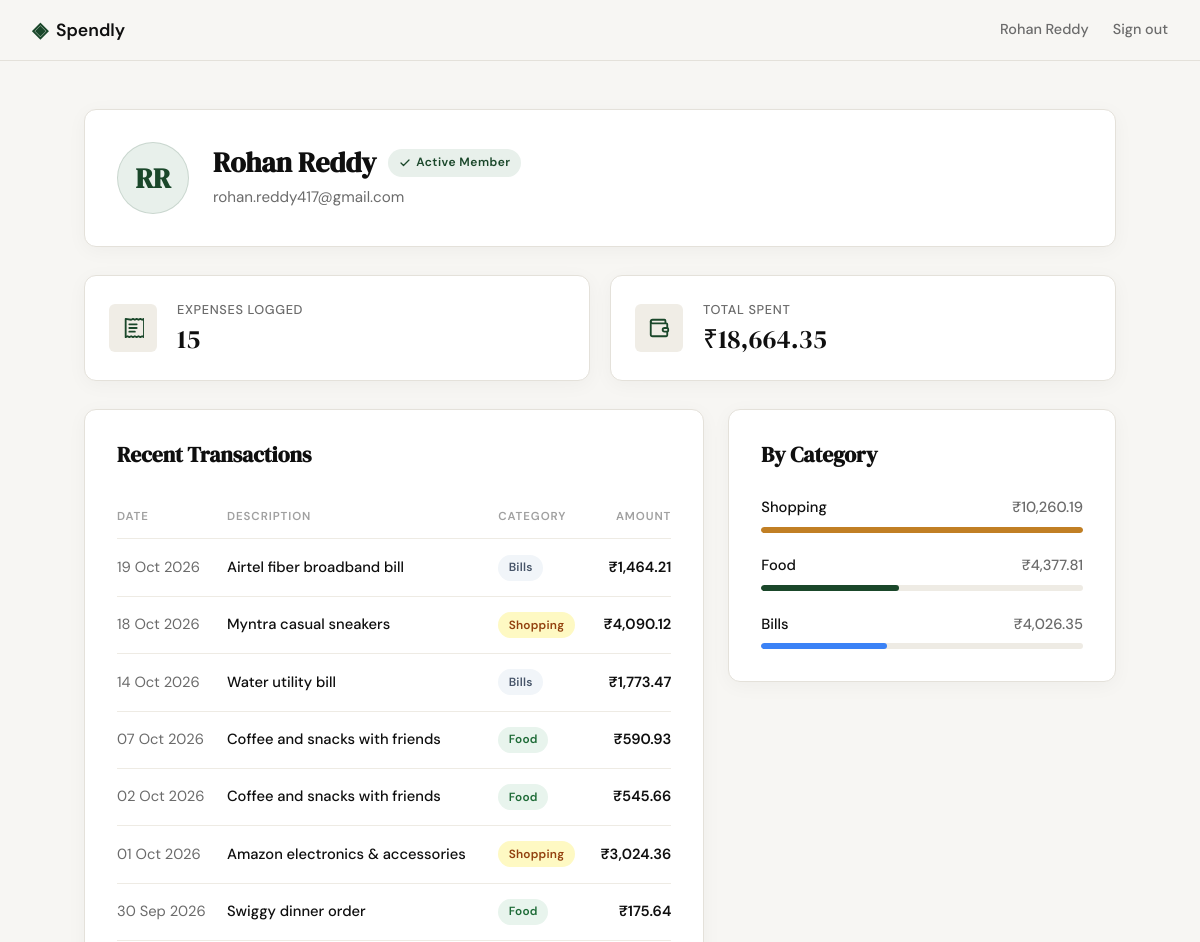
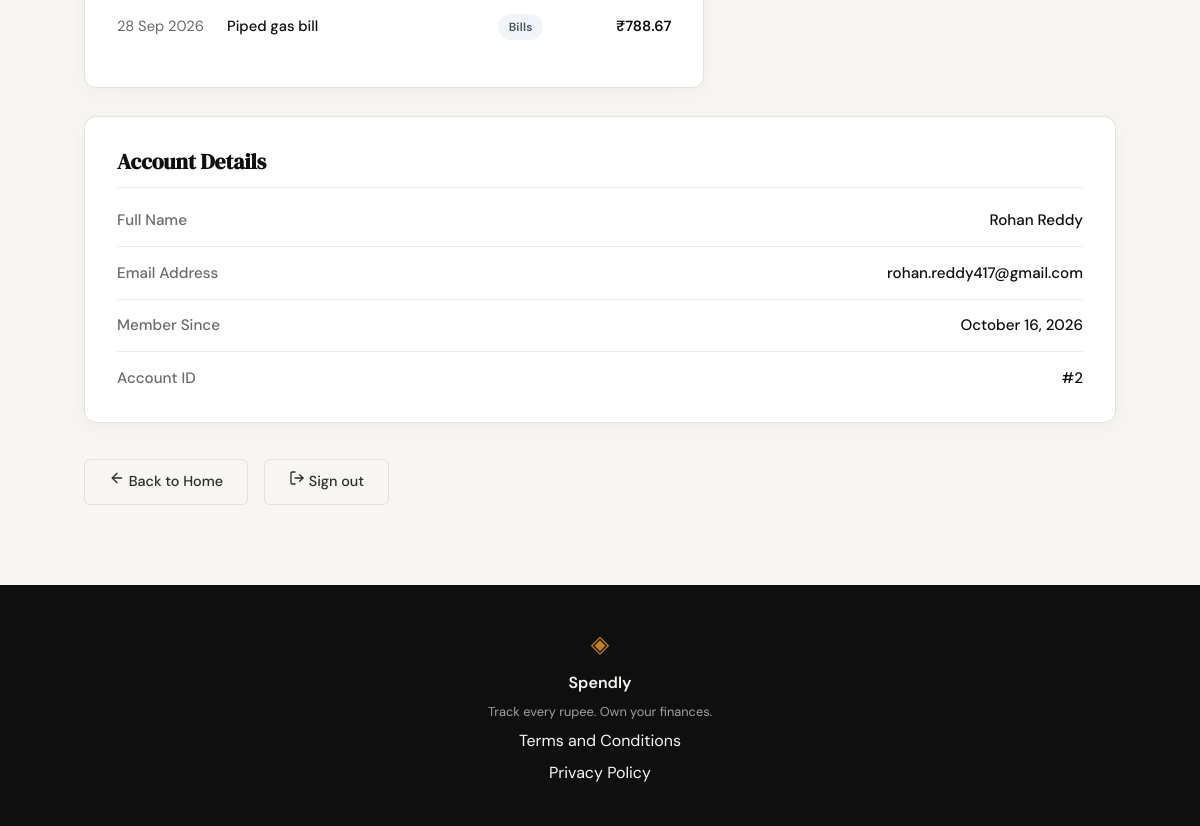
Screenshot of /profile (signed in) with the database file from the repository (2 pictures, top to bottom).
### tables this page shows
CREATE TABLE users (
                    id INTEGER PRIMARY KEY AUTOINCREMENT,
                    name TEXT NOT NULL,
                    email TEXT UNIQUE NOT NULL,
                    password_hash TEXT NOT NULL,
                    created_at TEXT DEFAULT (datetime('now'))
                );

CREATE TABLE expenses (
                    id INTEGER PRIMARY KEY AUTOINCREMENT,
                    user_id INTEGER NOT NULL,
                    amount REAL NOT NULL,
                    category TEXT NOT NULL CHECK (category IN (
                        'Food', 'Transport', 'Bills', 'Health', 'Entertainment', 'Shopping', 'Other'
                    )),
                    date TEXT NOT NULL,
                    description TEXT,
                    created_at TEXT DEFAULT (datetime('now')),
                    FOREIGN KEY (user_id) REFERENCES users (id) ON DELETE CASCADE
                );

### app.py (the view)
@app.route("/profile")
def profile():
    user_id = session.get("user_id")
    if not user_id:
        return redirect(url_for("login"))
    user = get_user_by_id(user_id)
    if not user:
        session.clear()
        return redirect(url_for("login"))
    name_parts = user["name"].strip().split()
    initials = (name_parts[0][0] + (name_parts[-1][0] if len(name_parts) > 1 else "")).upper() if name_parts else "U"
    member_since = format_member_since(user["created_at"])
    stats = get_user_stats(user_id)
    recent_expenses = get_recent_expenses(user_id, limit=8)
    category_spending = get_category_spending(user_id)
    return render_template(
        "profile.html",
        user=user,
        initials=initials,
        member_since=member_since,
        stats=stats,
        recent_expenses=recent_expenses,
        category_spending=category_spending,
    )

### app.py (called while the page is built)
def format_member_since(raw_date):
    if not raw_date:
        return "N/A"
    try:
        dt = datetime.strptime(str(raw_date)[:19], "%Y-%m-%d %H:%M:%S")
        return dt.strftime("%B %d, %Y")
    except Exception:
        try:
            dt = datetime.strptime(str(raw_date)[:10], "%Y-%m-%d")
            return dt.strftime("%B %d, %Y")
        except Exception:
            return str(raw_date)

def format_short_date(date_str):
    if not date_str:
        return ""
    try:
        dt = datetime.strptime(str(date_str)[:10], "%Y-%m-%d")
        return dt.strftime("%d %b %Y")
    except Exception:
        return str(date_str)

@app.template_filter("short_date")
def short_date_filter(date_str):
    return format_short_date(date_str)

### database/db.py (called while the page is built)
def get_db_path(db_path=None):
    if db_path is not None:
        return Path(db_path)
    if has_app_context() and current_app.config.get("DATABASE"):
        return Path(current_app.config["DATABASE"])
    return DEFAULT_DB_PATH

def get_db(db_path=None):
    target_path = get_db_path(db_path)
    conn = sqlite3.connect(target_path)
    conn.row_factory = sqlite3.Row
    conn.execute("PRAGMA foreign_keys = ON;")
    return conn

def get_user_by_id(user_id, db_path=None):
    if not user_id:
        return None
    conn = get_db(db_path)
    try:
        cursor = conn.cursor()
        cursor.execute("SELECT * FROM users WHERE id = ?;", (user_id,))
        return cursor.fetchone()
    finally:
        conn.close()

def get_user_stats(user_id, db_path=None):
    if not user_id:
        return {"total_count": 0, "total_amount": 0.0}
    conn = get_db(db_path)
    try:
        cursor = conn.cursor()
        cursor.execute(
            """
            SELECT
                COUNT(*) AS total_count,
                COALESCE(SUM(amount), 0.0) AS total_amount
            FROM expenses
            WHERE user_id = ?;
            """,
            (user_id,),
        )
        row = cursor.fetchone()
        if row:
            return {
                "total_count": int(row["total_count"]),
                "total_amount": float(row["total_amount"]),
            }
        return {"total_count": 0, "total_amount": 0.0}
    finally:
        conn.close()

### templates/profile.html (shortened to what this page needs)
{% extends "base.html" %}
{% block head %}
<link rel="stylesheet" href="{{ url_for('static', filename='css/profile.css') }}">
{% endblock %}
{% block content %}
<section class="profile-section">
    <div class="profile-container">
        <div class="profile-header-card">
            <div class="avatar-badge" aria-label="Avatar for {{ user['name'] }}">
                {{ initials }}
            </div>
            <div class="profile-meta">
                <div class="profile-header-top">
                    <h1 class="profile-name">{{ user['name'] }}</h1>
                    <span class="profile-badge">
                        <svg width="12" height="12" viewBox="0 0 24 24" fill="none" stroke="currentColor" stroke-width="2.5" stroke-linecap="round" stroke-linejoin="round" aria-hidden="true">
                            <polyline points="20 6 9 17 4 12"/>
                        </svg>
                        Active Member
                    </span>
                </div>
                <p class="profile-email">{{ user['email'] }}</p>
            </div>
        </div>
        <div class="profile-stats-grid">
            <div class="stat-card">
                <div class="stat-icon-wrapper">
                </div>
                <div class="stat-info">
                    <span class="stat-label">Expenses Logged</span>
                    <span class="stat-value">{{ stats.total_count }}</span>
                </div>
            </div>
            <div class="stat-card">
                <div class="stat-icon-wrapper">
                </div>
                <div class="stat-info">
                    <span class="stat-label">Total Spent</span>
                    <span class="stat-value">₹{{ '{:,.2f}'.format(stats.total_amount) }}</span>
                </div>
            </div>
        </div>
        <div class="profile-dashboard-grid">
            <div class="profile-card recent-transactions-card">
                <div class="card-title-row">
                    <h2 class="section-card-title">Recent Transactions</h2>
                </div>
                {% if recent_expenses %}
                <div class="table-responsive">
                    <table class="transactions-table">
                        <thead>
                            <tr>
                                <th scope="col" class="th-date">DATE</th>
                                <th scope="col" class="th-desc">DESCRIPTION</th>
                                <th scope="col" class="th-cat">CATEGORY</th>
                                <th scope="col" class="th-amt">AMOUNT</th>
                            </tr>
                        </thead>
                        <tbody>
                            {% for exp in recent_expenses %}
                            <tr>
                                <td class="td-date">{{ exp['date'] | short_date }}</td>
                                <td class="td-desc">{{ exp['description'] or exp['category'] }}</td>
                                <td class="td-cat">
                                    <span class="cat-pill cat-{{ exp['category'].lower() }}">{{ exp['category'] }}</span>
                                </td>
                                <td class="td-amt">₹{{ '{:,.2f}'.format(exp['amount']) }}</td>
                            </tr>
                            {% endfor %}
                        </tbody>
                    </table>
                </div>
                {% else %}
                <div class="empty-state">
                    <p class="empty-text">No expenses logged yet.</p>
                </div>
                {% endif %}
            </div>
            <div class="profile-card by-category-card">
                <div class="card-title-row">
                    <h2 class="section-card-title">By Category</h2>
                </div>
                {% if category_spending %}
                <div class="category-breakdown-list">
                    {% for cat in category_spending %}
                    <div class="category-breakdown-item">
                        <div class="cat-item-header">
                            <span class="cat-item-name">{{ cat['category'] }}</span>
                            <span class="cat-item-amount">₹{{ '{:,.2f}'.format(cat['total_amount']) }}</span>
                        </div>
                        <div class="cat-bar-track">
                            <div class="cat-bar-fill bar-{{ cat['category'].lower() }}" style="width: {{ cat['relative_pct'] }}%;"></div>
                        </div>
                    </div>
                    {% endfor %}
                </div>
                {% else %}
                <div class="empty-state">
                    <p class="empty-text">No category spending yet.</p>
                </div>
                {% endif %}
            </div>
        </div>
        <div class="profile-card profile-details-card">
            <h2 class="section-card-title details-header">Account Details</h2>
            <div class="details-list">
                <div class="details-row">
                    <span class="details-key">Full Name</span>
                    <span class="details-val">{{ user['name'] }}</span>
                </div>
                <div class="details-row">
                    <span class="details-key">Email Address</span>
                    <span class="details-val">{{ user['email'] }}</span>
                </div>
                <div class="details-row">
                    <span class="details-key">Member Since</span>
                    <span class="details-val">{{ member_since }}</span>
                </div>
                <div class="details-row">
                    <span class="details-key">Account ID</span>
                    <span class="details-val">#{{ user['id'] }}</span>
                </div>
            </div>
        </div>
        <div class="profile-actions">
            <a href="{{ url_for('landing') }}" class="btn-ghost">
                <svg width="16" height="16" viewBox="0 0 24 24" fill="none" stroke="currentColor" stroke-width="2" stroke-linecap="round" stroke-linejoin="round" aria-hidden="true">
                    <path d="m12 19-7-7 7-7"/>
                    <path d="M19 12H5"/>
                </svg>
                Back to Home
            </a>
            <a href="{{ url_for('logout') }}" class="btn-ghost">
                <svg width="16" height="16" viewBox="0 0 24 24" fill="none" stroke="currentColor" stroke-width="2" stroke-linecap="round" stroke-linejoin="round" aria-hidden="true">
                    <path d="M9 21H5a2 2 0 0 1-2-2V5a2 2 0 0 1 2-2h4"/>
                    <polyline points="16 17 21 12 16 7"/>
                    <line x1="21" x2="9" y1="12" y2="12"/>
                </svg>
                Sign out
            </a>
        </div>
    </div>
</section>
{% endblock %}

### templates/base.html (shortened to what this page needs)
<!DOCTYPE html>
<html lang="en">
<head>
    <link rel="stylesheet" href="{{ url_for('static', filename='css/style.css') }}">
    {% block head %}{% endblock %}
</head>
<body>
    <nav class="navbar">
        <div class="nav-inner">
            <a href="{{ url_for('landing') }}" class="nav-brand">
                <span class="brand-icon">◈</span>
                <span class="brand-name">Spendly</span>
            </a>
            <div class="nav-links">
                {% if session.get('user_id') %}
                    <a href="{{ url_for('profile') }}" class="nav-user">{{ session.get('user_name') }}</a>
                    <a href="{{ url_for('logout') }}">Sign out</a>
                {% else %}
                    <a href="{{ url_for('login') }}">Sign in</a>
                    <a href="{{ url_for('register') }}" class="nav-cta">Get started</a>
                {% endif %}
            </div>
        </div>
    </nav>
    <main class="main-content">
        {% block content %}{% endblock %}
    </main>
    <footer class="footer">
        <div class="footer-inner">
            <span class="brand-icon">◈</span>
            <span class="footer-name">Spendly</span>
            <p class="footer-copy">Track every rupee. Own your finances.</p>
            <a href="/terms">Terms and Conditions</a>
            <a href="/privacy">Privacy Policy</a>
        </div>
    </footer>
</body>
</html>

### static/css/style.css (style rules this page uses)
:root { --ink: #0f0f0f; --ink-soft: #2d2d2d; --ink-muted: #6b6b6b; --ink-faint: #a0a0a0; --paper: #f7f6f3; --paper-warm: #f0ede6; --paper-card: #ffffff; --accent: #1a472a; --accent-light: #e8f0eb; --accent-2: #c17f24; --accent-2-light: #fdf3e3; --danger: #c0392b; --danger-light: #fdecea; --border: #e4e1da; --border-soft: #eeebe4; --font-display: 'DM Serif Display', Georgia, serif; --font-body: 'DM Sans', system-ui, sans-serif; --max-width: 1200px; --auth-width: 440px; --radius-sm: 6px; --radius-md: 12px; --radius-lg: 20px; }
*, *::before, *::after { box-sizing: border-box; margin: 0; padding: 0; }
html { font-size: 16px; scroll-behavior: smooth; }
body { background: var(--paper); color: var(--ink); font-family: var(--font-body); font-size: 1rem; line-height: 1.6; -webkit-font-smoothing: antialiased; }
a { color: inherit; text-decoration: none; }
.navbar { position: sticky; top: 0; z-index: 100; background: var(--paper); border-bottom: 1px solid var(--border); padding: 0 2rem; }
.nav-inner { max-width: var(--max-width); margin: 0 auto; height: 60px; display: flex; align-items: center; justify-content: space-between; }
.nav-brand { display: flex; align-items: center; gap: 0.5rem; font-family: var(--font-body); font-weight: 600; font-size: 1.1rem; color: var(--ink); }
.brand-icon { color: var(--accent); font-size: 1.3rem; }
.brand-name { color: var(--ink); }
.nav-links { display: flex; align-items: center; gap: 1.5rem; font-size: 0.9rem; font-weight: 500; }
.nav-links a { color: var(--ink-muted); transition: color 0.2s; }
.nav-user { color: var(--ink); font-weight: 500; }
.main-content { min-height: calc(100vh - 60px - 100px); }
.btn-ghost { display: inline-block; background: transparent; color: var(--ink-soft); padding: 0.65rem 1.5rem; border-radius: var(--radius-sm); font-size: 0.9rem; font-weight: 500; border: 1px solid var(--border); transition: all 0.2s; text-decoration: none; }
.footer { background: var(--ink); color: var(--paper); padding: 2.5rem 2rem; text-align: center; }
.footer-inner { display: flex; flex-direction: column; align-items: center; gap: 0.4rem; }
.footer .brand-icon { color: var(--accent-2); font-size: 1.5rem; }
.footer-name { font-weight: 600; font-size: 1rem; }
.footer-copy { font-size: 0.8rem; color: var(--ink-faint); }

### rows the page displays
users: get "Rohan Reddy", name "Rohan Reddy", email "rohan.reddy417@gmail.com", created_at "October 16, 2026", id "2"
expenses: date|short_date "19 Oct 2026", description "Airtel fiber broadband bill", category "Bills", amount "1,464.21"
expenses: date|short_date "18 Oct 2026", description "Myntra casual sneakers", category "Shopping", amount "4,090.12"
expenses: date|short_date "14 Oct 2026", description "Water utility bill", category "Bills", amount "1,773.47"
expenses: date|short_date "07 Oct 2026", description "Coffee and snacks with friends", category "Food", amount "590.93"
expenses: date|short_date "02 Oct 2026", description "Coffee and snacks with friends", category "Food", amount "545.66"
expenses: date|short_date "01 Oct 2026", description "Amazon electronics & accessories", category "Shopping", amount "3,024.36"
expenses: date|short_date "30 Sep 2026", description "Swiggy dinner order", category "Food", amount "175.64"
expenses: date|short_date "28 Sep 2026", description "Piped gas bill", category "Bills", amount "788.67"

### other values shown
{{ initials }} "RR"
{{ stats.total_count }} "15"
{{ '{:,.2f}'.format(stats.total_amount) }} "18,664.35"
{{ cat['category'] }} "Shopping" "Food" "Bills"
{{ '{:,.2f}'.format(cat['total_amount']) }} "10,260.19" "4,377.81" "4,026.35"
